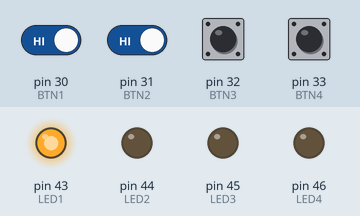
Recording of a sketch running on a simulated Arduino Mega 2560, built with avr-gcc and run on an emulated ATmega2560. Shown: output pins drawn as LEDs (lit = HIGH). The inputs (shaded band) are chosen by the test bench; at power-on: pin 30 (BTN1), pin 31 (BTN2), pin 32 (BTN3), pin 33 (BTN4) HIGH.

Above: at 12.9 s.
13.0 s: pin 30 (BTN1) driven LOW and pin 31 (BTN2) driven LOW
At 13.9 s:
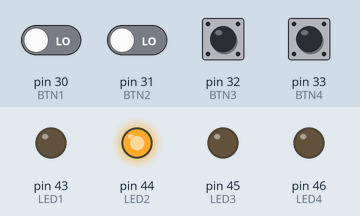
23.8 s: pin 32 (BTN3) pulled LOW for 3 s
At 25.1 s:
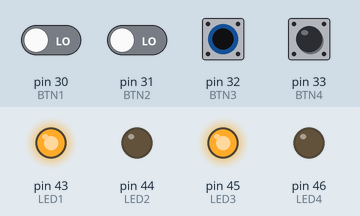
29.8 s: pin 33 (BTN4) pulled LOW for 3 s
At 32.1 s:
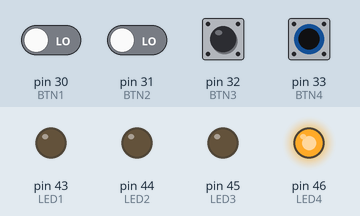
Timing chart, 0 to 41.9 s (numbered marks = the images above; inputs shaded):
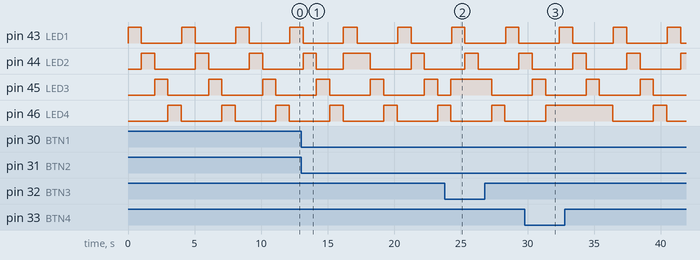

The sketch:

Lab9.ino
```cpp
int LED1 = 43;
int LED2 = 44;
int LED3 = 45;
int LED4 = 46;


int BTN1 = 30;
int BTN2 = 31;
int BTN3 = 32;
int BTN4 = 33;


bool ledState1 = false;
bool ledState2 = false;
bool ledState3 = false;
bool ledState4 = false;


bool lastButton1 = HIGH;
bool lastButton2 = HIGH;
bool lastButton3 = HIGH;
bool lastButton4 = HIGH;

void setup()
{

    pinMode(LED1, OUTPUT);
    pinMode(LED2, OUTPUT);
    pinMode(LED3, OUTPUT);
    pinMode(LED4, OUTPUT);


    pinMode(BTN1, INPUT_PULLUP);
    pinMode(BTN2, INPUT_PULLUP);
    pinMode(BTN3, INPUT_PULLUP);
    pinMode(BTN4, INPUT_PULLUP);
}

void loop()
{
    digitalWrite(LED1, HIGH);
    delay(1000);
    digitalWrite(LED1, LOW);

    digitalWrite(LED2, HIGH);
    delay(1000);
    digitalWrite(LED2, LOW);

    digitalWrite(LED3, HIGH);
    delay(1000);
    digitalWrite(LED3, LOW);

    digitalWrite(LED4, HIGH);
    delay(1000);
    digitalWrite(LED4, LOW);


    bool button1 = digitalRead(BTN1);
    bool button2 = digitalRead(BTN2);
    bool button3 = digitalRead(BTN3);
    bool button4 = digitalRead(BTN4);


    if (button1 == LOW && lastButton1 == HIGH)
    {
        ledState1 = !ledState1;
        digitalWrite(LED1, ledState1);
    }


    if (button2 == LOW && lastButton2 == HIGH)
    {
        ledState2 = !ledState2;
        digitalWrite(LED2, ledState2);
    }


    if (button3 == LOW && lastButton3 == HIGH)
    {
        ledState3 = !ledState3;
        digitalWrite(LED3, ledState3);
    }


    if (button4 == LOW && lastButton4 == HIGH)
    {
        ledState4 = !ledState4;
        digitalWrite(LED4, ledState4);
    }


    lastButton1 = button1;
    lastButton2 = button2;
    lastButton3 = button3;
    lastButton4 = button4;

    delay(50);
}
```

Measured:
- by itself, pin 43 (LED1), pin 44 (LED2), pin 45 (LED3), pin 46 (LED4): alternates HIGH for 1.0 s and LOW for 3.1 s
